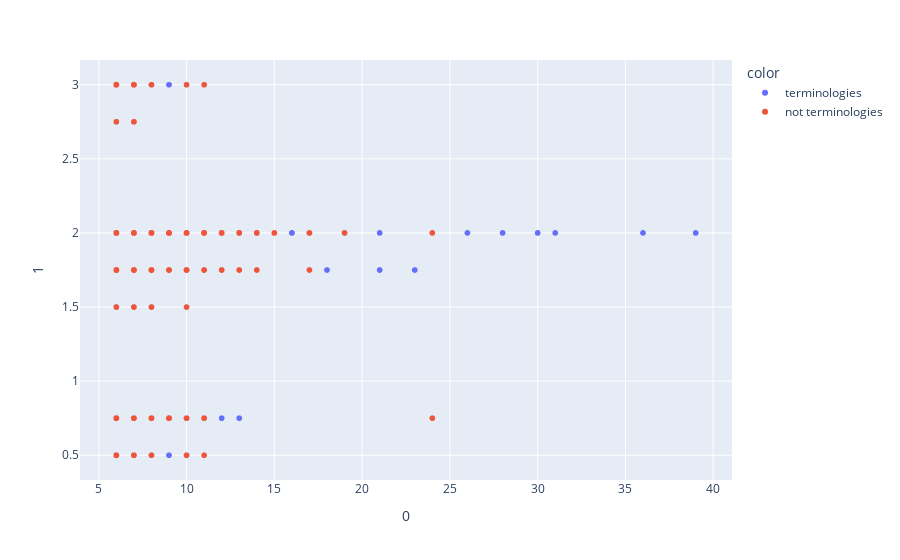

Source (notebook cell):
### Code cell
import plotly.express as px
fig = px.scatter(traininglst, x=0, y=1, color=term_class)
fig.show()

### Figure 1 — Plotly figure (JSON) as saved in the notebook; plotly's stock layout.template omitted (floating-point values rounded to 4 significant figures; data arrays with more than 128 entries replaced by an {"elided": "..."} marker saying what was removed)
{"data": [{"hovertemplate": "color=terminologies<br>0=%{x}<br>1=%{y}<extra></extra>", "legendgroup": "terminologies", "marker": {"color": "#636efa", "symbol": "circle"}, "mode": "markers", "name": "terminologies", "showlegend": true, "type": "scattergl", "x": {"elided": "500 int values"}, "xaxis": "x", "y": {"elided": "500 float values"}, "yaxis": "y"}, {"hovertemplate": "color=not terminologies<br>0=%{x}<br>1=%{y}<extra></extra>", "legendgroup": "not terminologies", "marker": {"color": "#EF553B", "symbol": "circle"}, "mode": "markers", "name": "not terminologies", "showlegend": true, "type": "scattergl", "x": {"elided": "655 int values"}, "xaxis": "x", "y": {"elided": "655 float values"}, "yaxis": "y"}], "layout": {"legend": {"title": {"text": "color"}, "tracegroupgap": 0}, "margin": {"t": 60}, "xaxis": {"anchor": "y", "domain": [0, 1], "title": {"text": "0"}}, "yaxis": {"anchor": "x", "domain": [0, 1], "title": {"text": "1"}}}}
